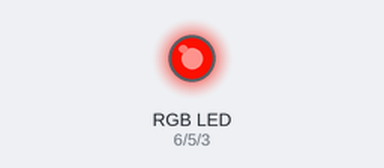
Bench run of a sketch on a simulated Arduino Uno, built with avr-gcc and run on an emulated ATmega328P. On the bench: an RGB LED mixed from three pins (HIGH = lit). Dim RGB values are drawn brighter than linear.

Above: at 0.15 s.
At 4.05 s:
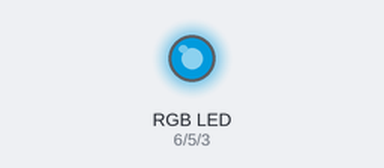
At 8.56 s:
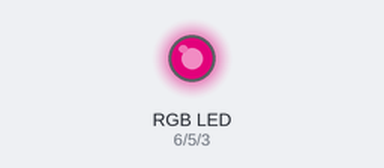
At 19.98 s:
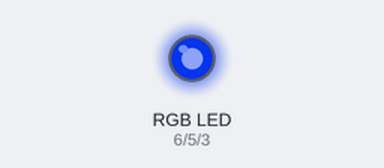
At 29.9 s:
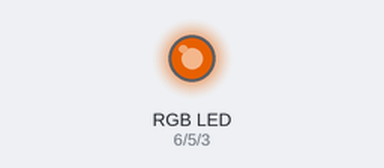
At 39.82 s:
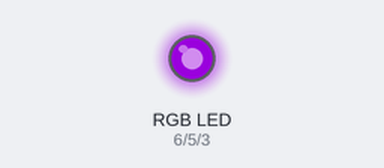
Timing chart, 0 to 39.8 s (numbered marks = the images above):
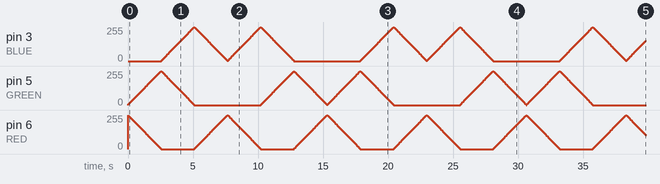

The sketch:

01.RGB_LED.ino
```cpp
#define BLUE 3
#define GREEN 5
#define RED 6

void setup() {
  // return;

  pinMode(RED, OUTPUT);
  pinMode(GREEN, OUTPUT);
  pinMode(BLUE, OUTPUT);

  digitalWrite(RED, HIGH);
  digitalWrite(GREEN, LOW);
  digitalWrite(BLUE, LOW);
}

void loop() {
  // return;
  const int DELAY_TIME = 10;

  // de rojo a verde
  int redValue = 255;
  int greenValue = 0;
  int blueValue = 0;

  for (int i = 0; i < 255; i++) {
    redValue--;
    greenValue++;

    analogWrite(RED, redValue);
    analogWrite(GREEN, greenValue);
    delay(DELAY_TIME);
  }

  // de verde a azul
  redValue = 0;
  greenValue = 255;
  blueValue = 0;
  for (int i = 0; i < 255; i++) {
    greenValue--;
    blueValue++;

    analogWrite(GREEN, greenValue);
    analogWrite(BLUE, blueValue);
    delay(DELAY_TIME);
  }

  // de azul a rojo
  redValue = 0;
  greenValue = 0;
  blueValue = 255;
  for (int i = 0; i < 255; i++) {
    blueValue--;
    redValue++;

    analogWrite(BLUE, blueValue);
    analogWrite(RED, redValue);
    delay(DELAY_TIME);
  }

  // de rojo a azul
  redValue = 255;
  greenValue = 0;
  blueValue = 0;
  for (int i = 0; i < 255; i++) {
    redValue--;
    blueValue++;

    analogWrite(RED, redValue);
    analogWrite(BLUE, blueValue);
    delay(DELAY_TIME);
  }

  // de azul a verde
  redValue = 0;
  greenValue = 0;
  blueValue = 255;
  for (int i = 0; i < 255; i++) {
    blueValue--;
    greenValue++;

    analogWrite(GREEN, greenValue);
    analogWrite(BLUE, blueValue);
    delay(DELAY_TIME);
  }

  // de verde a rojo
  redValue = 0;
  greenValue = 255;
  blueValue = 0;
  for (int i = 0; i < 255; i++) {
    redValue++;
    greenValue--;

    analogWrite(RED, redValue);
    analogWrite(GREEN, greenValue);
    delay(DELAY_TIME);
  }
}
```
